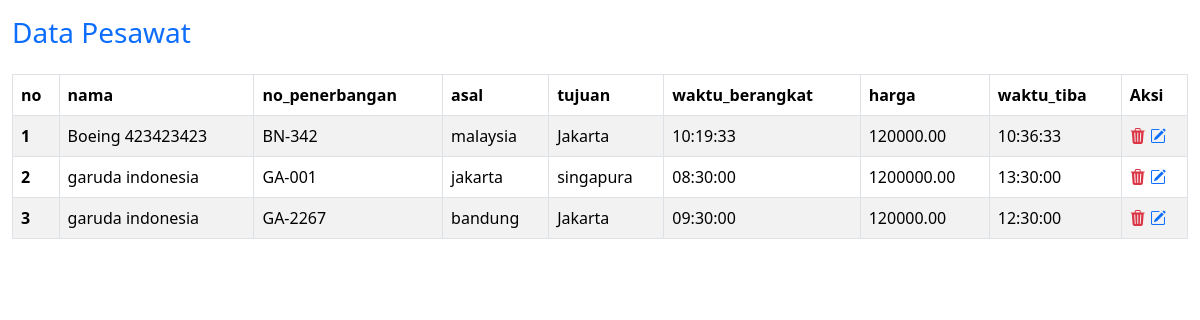
Page /admin/data.php on the committed database.
### tables this page shows
CREATE TABLE `pesawat` (
  `id` int NOT NULL,
  `nama` varchar(50) NOT NULL,
  `no_penerbangan` varchar(50) NOT NULL,
  `asal` varchar(50) NOT NULL,
  `tujuan` varchar(50) NOT NULL,
  `waktu_berangkat` time DEFAULT NULL,
  `harga` decimal(12,2) NOT NULL,
  `created_at` timestamp NOT NULL DEFAULT CURRENT_TIMESTAMP,
  `updated_at` timestamp NOT NULL DEFAULT CURRENT_TIMESTAMP,
  `waktu_tiba` time DEFAULT NULL,
  `kursi_tersedia` int NOT NULL
);

### admin/data.php (the view)
<?php include "boot.php"; ?>
<div class="container-fluid mt-3">
    <h3 class="mb-4 text-primary">Data Pesawat</h3>
<table class="table table-striped table-bordered mt-4">
    <thead>
      <tr>
        <th scope="col">no</th>
        <th scope="col">nama</th>
        <th scope="col">no_penerbangan</th>
        <th scope="col">asal</th>
        <th scope="col">tujuan</th>
        <th scope="col">waktu_berangkat</th>
        <th scope="col">harga</th>
        <th scope="col">waktu_tiba</th>
        <th>Aksi</th>
      </tr>
    </thead>
    <tbody>
      <?php include "../koneksi.php";
      $tampil = $mysql->query("SELECT * FROM pesawat");
      foreach ($tampil as $data) {
        @$no++;
      ?>
        <tr>
          <th scope="row"><?= $no; ?></th>
          <td><?= $data['nama'] ?></td>
          <td><?= $data['no_penerbangan'] ?></td>
          <td><?= $data['asal'] ?></td>
          <td><?= $data['tujuan'] ?></td>
          <td><?= $data['waktu_berangkat'] ?></td>
          <td><?= $data['harga'] ?></td>
          <td><?= $data['waktu_tiba'] ?></td>
          <td>
            <a href="delete.php?id=<?= $data['id']; ?>" onclick="return confirm('apakah anda yakin?');">
              <i class="bi bi-trash3-fill text-danger"></i></button></a>
            <a href="update.php?id=<?= $data['id']; ?>" onclick="return confirm;">
              <i class="bi bi-pencil-square"></i></button></a>
          </td>
        </tr>
      <?php } ?>
    </tbody>
  </table>
  </div>

### rows in the picture
pesawat: nama "Boeing 423423423", no_penerbangan "BN-342", asal "malaysia", tujuan "Jakarta", waktu_berangkat "10:19:33", harga "120000.00", waktu_tiba "10:36:33"
pesawat: nama "garuda indonesia", no_penerbangan "GA-001", asal "jakarta", tujuan "singapura", waktu_berangkat "08:30:00", harga "1200000.00", waktu_tiba "13:30:00"
pesawat: nama "garuda indonesia", no_penerbangan "GA-2267", asal "bandung", tujuan "Jakarta", waktu_berangkat "09:30:00", harga "120000.00", waktu_tiba "12:30:00"
